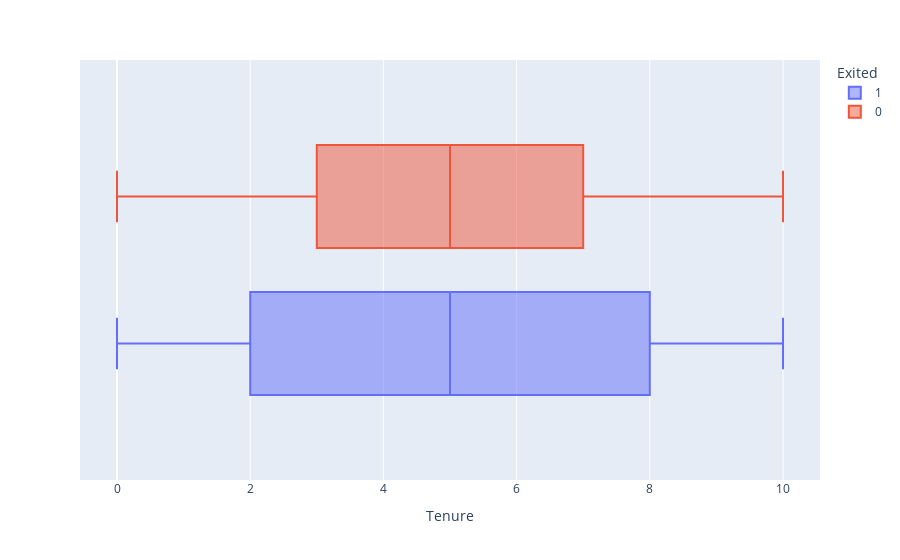

The code cell stored with this chart in its notebook:
### Code cell
categories=[1, 0]
box_data = churn_data_df[churn_data_df['Exited'].isin(categories)]
fig = px.box(data_frame = box_data, x = 'Tenure', color='Exited')
fig.show()
"""Один из признаов ухода это малый или большой стаж"""

### Figure 1 — Plotly figure (JSON) as saved in the notebook; plotly's stock layout.template omitted (floating-point values rounded to 4 significant figures; data arrays with more than 128 entries replaced by an {"elided": "..."} marker saying what was removed)
{"data": [{"alignmentgroup": "True", "hovertemplate": "Exited=1<br>Tenure=%{x}<extra></extra>", "legendgroup": "1", "marker": {"color": "#636efa"}, "name": "1", "notched": false, "offsetgroup": "1", "orientation": "h", "showlegend": true, "type": "box", "x": {"elided": "2037 int values"}, "x0": " ", "xaxis": "x", "y0": " ", "yaxis": "y"}, {"alignmentgroup": "True", "hovertemplate": "Exited=0<br>Tenure=%{x}<extra></extra>", "legendgroup": "0", "marker": {"color": "#EF553B"}, "name": "0", "notched": false, "offsetgroup": "0", "orientation": "h", "showlegend": true, "type": "box", "x": {"elided": "7963 int values"}, "x0": " ", "xaxis": "x", "y0": " ", "yaxis": "y"}], "layout": {"boxmode": "group", "legend": {"title": {"text": "Exited"}, "tracegroupgap": 0}, "margin": {"t": 60}, "xaxis": {"anchor": "y", "domain": [0, 1], "title": {"text": "Tenure"}}, "yaxis": {"anchor": "x", "domain": [0, 1]}}}
